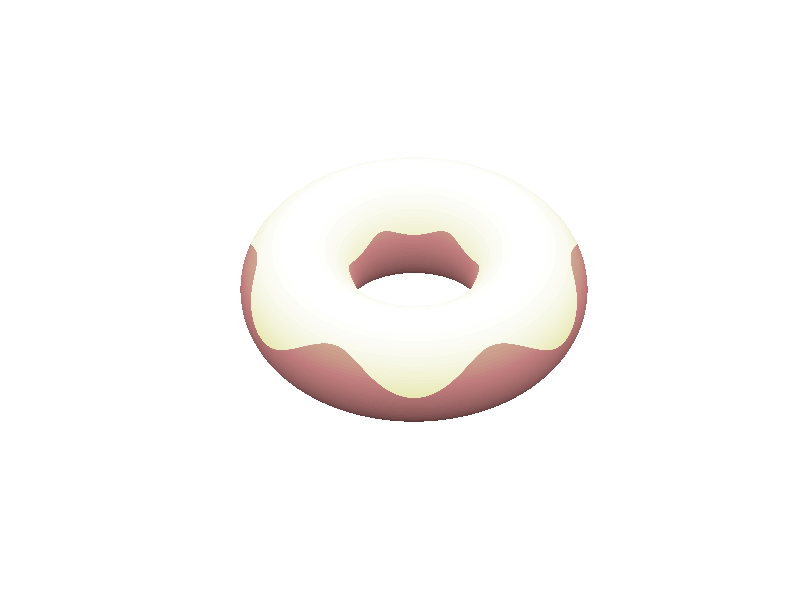

Write the MATLAB code that produced this figure.
[I,L]=meshgrid(linspace(-1,1,4000));
t=I*pi;
f=L*pi;

x=(2+cos(t)).*cos(f);
y=(2+cos(t)).*sin(f);
z=sin(t);

surf(x,y,z,z+5*(z-0.4>cos(6*f).*cos(t/2)/3));
colormap([pink; pink]);
shading interp;
axis equal off;
set(gcf,'color',[0.8 0.8 1]);
view([0 40])